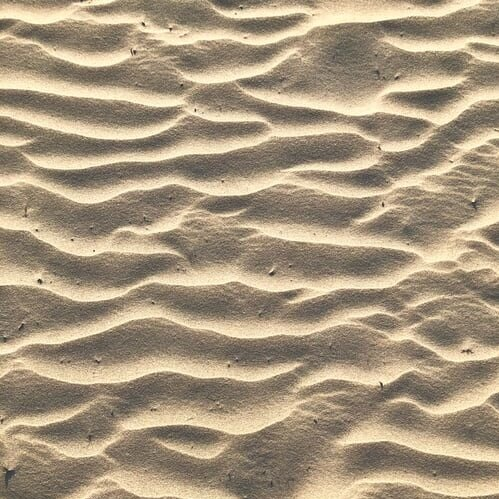
#> input picture data/sand.jpg, 499 x 499 px
$ python main.py
#> lines starting #> are read from the running program, lines starting #| are printed output that depends on the picture; after the words box and inside, x2 and y2 are one past the last pixel; in counts of white or black regions, pixels touching at a corner belong together
### src/image_util.py
import numpy as np
import cv2 as cv
import os


def load_damaged_image(damage_rect, image_name):
#> called with damage_rect = (300, 185, 108, 108), image_name = '../data/sand.jpg'
    image = cv.imread(image_name)
#> image is the input picture: shape (499, 499, 3); mean B, G, R 126.3, 150.9, 167.2
    mask = np.zeros_like(image)
    original = extract_rectangle(image, damage_rect)
    cv.rectangle(mask, (damage_rect[0], damage_rect[1]),
                 (damage_rect[0] + damage_rect[2], damage_rect[1] + damage_rect[3]), (255, 255, 255), -1)
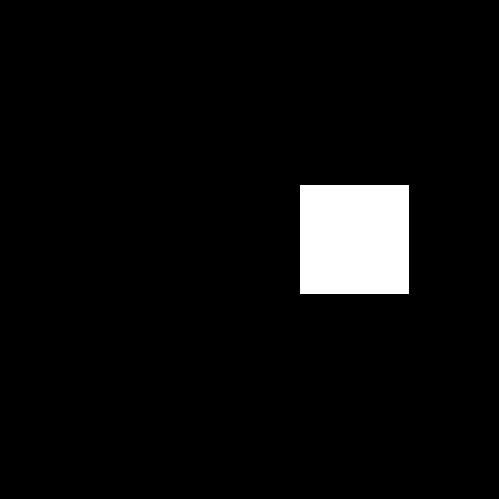
#> mask: shape (499, 499, 3); 4.8% white; 1 white region, box (x1, y1, x2, y2) and area: (300, 185, 409, 294) 11881
    image[damage_rect[1]:damage_rect[1] + damage_rect[3], damage_rect[0]:damage_rect[0] + damage_rect[2]] = 0
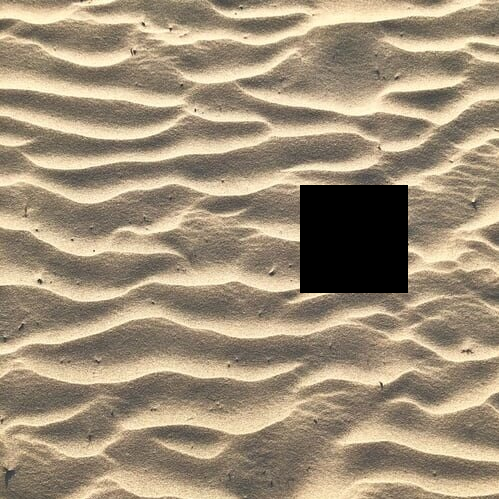
#> image: shape (499, 499, 3); 4.68% of pixels changed, all inside (x1, y1, x2, y2) = (300, 185, 408, 293)
#> in test, `damaged_image, mask, original = load_damaged_image(damage_rect, image_..`: original: shape (108, 108, 3); every value is 0
    return image, mask, original


def load_image(image_name):
    return cv.imread(image_name)


# [4 lines left out: function save_image, not called in this run]


def extract_rectangle(image, rect):
    x, y, height, width = rect
    return image[y:y + height, x:x + width]

### src/restore.py
from src.image_util import extract_rectangle
import cv2 as cv
import matlab.engine
import numpy as np


def transfer_restore(damaged_image, mask, mask_rect, name="", save_initial=False, patch_width=8.0, alpha=0.43, iterations=1.0, texture_radius=20, inpaint_radius=3, inpaint_algorithm=cv.INPAINT_NS):
    x, y, width, height = mask_rect
    restored_image = pde_inpaint(damaged_image, cv.cvtColor(mask, cv.COLOR_BGR2GRAY), inpaint_radius, inpaint_algorithm)
    if save_initial:
        cv.imwrite(f"../data/results/{name}-pde-tr{texture_radius}-alg{inpaint_algorithm == cv.INPAINT_NS}.jpg", restored_image)
    initial_patch = create_input_patch(mask, restored_image, int(patch_width))
    source_texture = create_texture_patch(mask, restored_image, texture_radius)
    texture_patch = texture_transfer(source_texture, initial_patch, patch_width, alpha, iterations)
    extract_middle(texture_patch, restored_image[y:y+height, x:x+width])
    return restored_image


# [6 lines left out: function synthesis_restore, not called in this run]

def pde_inpaint(image, mask, radius=3, algorithm=cv.INPAINT_NS):
#> called with radius = 10, algorithm = 0
    return cv.inpaint(image, mask, inpaintRadius=radius, flags=algorithm)
#> returned value: shape (499, 499, 3)


def texture_transfer(input_texture, target_image, width, alpha, iterations):
    eng = matlab.engine.start_matlab()
    path = "./transfer_script"
    eng.addpath(path, nargout=0)
    input_texture = np.ascontiguousarray(input_texture)
    target_image = np.ascontiguousarray(target_image)
    result = eng.transfer(input_texture.astype(float) / 255.0, target_image.astype(float) / 255.0, width, alpha, iterations, nargout=1)
    eng.quit()
    return np.array(result) * 255


# [8 lines left out: function texture_synthesis, not called in this run]

def create_texture_patch(mask, image, radius):
    new_mask, mask_rect = square_border(mask, radius)
    new_image = cv.bitwise_and(new_mask, image)
    return extract_rectangle(new_image, mask_rect)


def create_input_patch(mask, image, radius):
    new_mask, mask_rect = square_border(mask, radius)
    return extract_rectangle(image, mask_rect)


def square_border(mask, radius):
#> called with radius = 12
    nonzero_pixels = np.column_stack(np.where(mask > 0))
    min_coords = np.min(nonzero_pixels, axis=0)
#> min_coords = [185, 300, 0]
    max_coords = np.max(nonzero_pixels, axis=0)
#> max_coords = [293, 408, 2]
    min_x, min_y = min_coords[1], min_coords[0]
#> min_x = 300; min_y = 185
    max_x, max_y = max_coords[1], max_coords[0]
#> max_x = 408; max_y = 293
    new_min_x = max(0, min_x - radius)
#> new_min_x = 288
    new_min_y = max(0, min_y - radius)
#> new_min_y = 173
    new_max_x = min(mask.shape[1] - 1, max_x + radius)
#> new_max_x = 420
    new_max_y = min(mask.shape[0] - 1, max_y + radius)
#> new_max_y = 305
    final = np.zeros_like(mask)
    cv.rectangle(final, (new_min_x, new_min_y), (new_max_x, new_max_y), (255, 255, 255), thickness=cv.FILLED)
#> final: shape (499, 499, 3); 7.1% white; 1 white region, box (x1, y1, x2, y2) and area: (288, 173, 421, 306) 17689
    cv.rectangle(final, (min_x, min_y), (max_x, max_y), (0, 0, 0), thickness=cv.FILLED)
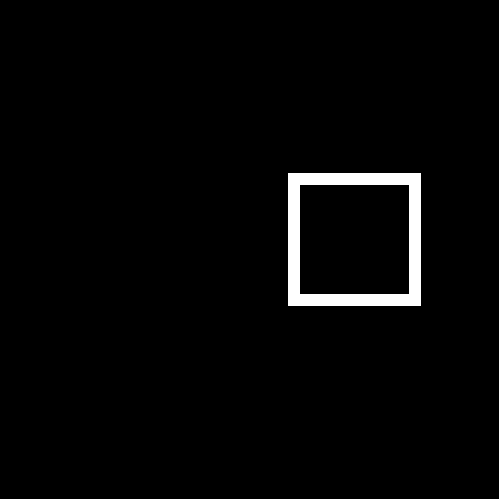
#> final: shape (499, 499, 3); 2.3% white; 1 white region, box (x1, y1, x2, y2) and area: (288, 173, 421, 306) 5808
    return final, (new_min_x, new_min_y, new_max_x - new_min_x, new_max_y - new_min_y)


# [7 lines left out: function extract_middle, not called in this run]

### src/main.py
import cv2 as cv
from matplotlib import pyplot as plt

from src.image_util import load_damaged_image, extract_rectangle
from src.restore import transfer_restore, synthesis_restore
import numpy as np


def test(damage_rect, image_name, name,
         patch_width=8.0,
         alpha=0.43,
         iterations=1.0,
         texture_radius=20,
         inpainting_radius=3,
         algorithm=cv.INPAINT_NS,
         synth_rect=None):
    damaged_image, mask, original = load_damaged_image(damage_rect, image_name)
    cv.imwrite(f"../data/results/{name}-damaged.jpg", damaged_image)
    restored_image = transfer_restore(damaged_image, mask, damage_rect, name, True, patch_width, alpha, iterations,
                                      texture_radius, inpainting_radius, algorithm)
#> in create_input_patch, `new_mask, mask_rect = square_border(mask, radius)`: mask_rect = (288, 173, 132, 132)
#> call 2 of extract_rectangle, with rect = (288, 173, 132, 132)
#> in extract_rectangle (call 2), `x, y, height, width = rect`: x = 288; y = 173; height = 132
#> in extract_rectangle (call 2), `return image[y:y + height, x:x + width]`:
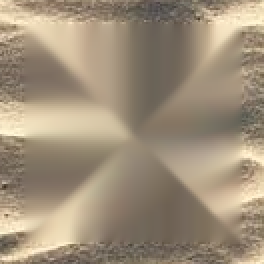
#> returned value: shape (132, 132, 3) (shown 2 times larger); mean of channels 0, 1, 2 122.1, 143.7, 159.3; drawn as B, G, R
#> call 2 of square_border, with radius = 20
#> in square_border (call 2), `new_min_x = max(0, min_x - radius)`: new_min_x = 280
#> in square_border (call 2), `new_min_y = max(0, min_y - radius)`: new_min_y = 165
#> in square_border (call 2), `new_max_x = min(mask.shape[1] - 1, max_x + radius)`: new_max_x = 428
#> in square_border (call 2), `new_max_y = min(mask.shape[0] - 1, max_y + radius)`: new_max_y = 313
#> in square_border (call 2), `cv.rectangle(final, (new_min_x, new_min_y), (new_max_x, new_max_y), (2..`: final: shape (499, 499, 3); 8.9% white; 1 white region, box (x1, y1, x2, y2) and area: (280, 165, 429, 314) 22201
#> in square_border (call 2), `cv.rectangle(final, (min_x, min_y), (max_x, max_y), (0, 0, 0), thickne..`:
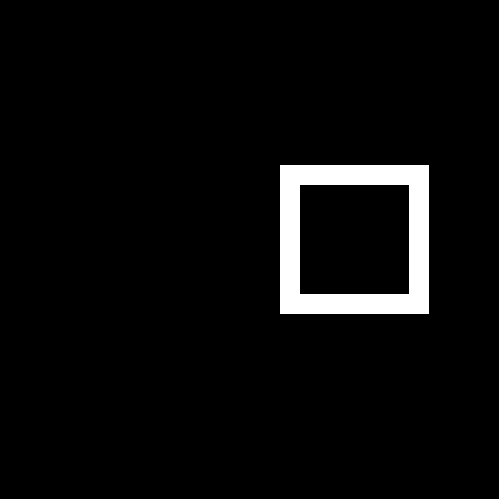
#> final: shape (499, 499, 3); 4.1% white; 1 white region, box (x1, y1, x2, y2) and area: (280, 165, 429, 314) 10320
#> in create_texture_patch, `new_mask, mask_rect = square_border(mask, radius)`: mask_rect = (280, 165, 148, 148)
#> in create_texture_patch, `new_image = cv.bitwise_and(new_mask, image)`:
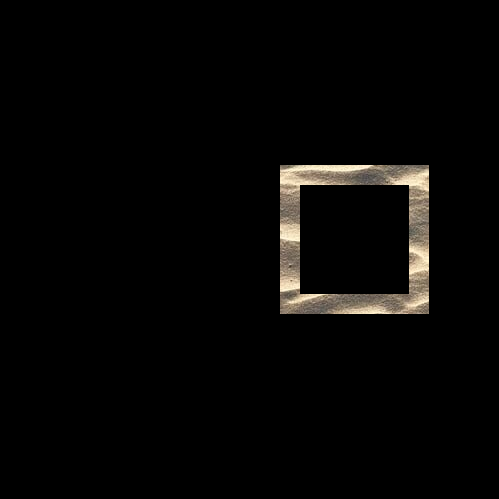
#> new_image: shape (499, 499, 3); mean of channels 0, 1, 2 5.3, 6.2, 6.9; drawn as B, G, R
#> call 3 of extract_rectangle, with rect = (280, 165, 148, 148)
#> in extract_rectangle (call 3), `x, y, height, width = rect`: x = 280; y = 165; height = 148
#> in extract_rectangle (call 3), `return image[y:y + height, x:x + width]`:
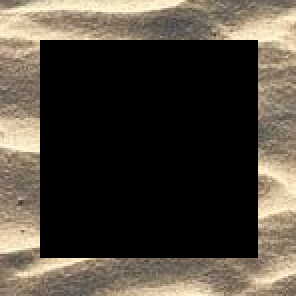
#> returned value: shape (148, 148, 3) (shown 2 times larger); mean of channels 0, 1, 2 58.1, 68.5, 75.9; drawn as B, G, R
    if synth_rect is not None:
        synth_image = synthesis_restore(damaged_image, damage_rect, synth_rect, patch_width)
        cv.imwrite(f"../data/results/{name}-synthesis.jpg", synth_image)
    path = f"../data/results/{name}-w{patch_width}-al{alpha}-iter{iterations}-tr{texture_radius}-ir{inpainting_radius}-alg{algorithm == cv.INPAINT_NS}.jpg"
    cv.imwrite(path, restored_image)
    return calculate_error(extract_rectangle(cv.imread(image_name), damage_rect),
                           extract_rectangle(restored_image, damage_rect))


def calculate_error(original, new):
    original = original.flatten()
    new = new.flatten()
    mse = np.sum((original - new) ** 2) / float(original.size)
    return mse


def compare_width_error(damage_rect, original_name, restored_name, params):
    widths = [1.0, 5.0, 10.0]
    for width in widths:
        params[0] = width
        error = test(damage_rect, f"../data/{original_name}.jpg", restored_name, *params)
        print(f"Error for width {width}: {error}")


def compare_radius_error(damage_rect, original_name, restored_name, params):
    radii = [20, 25, 30]
    for radius in radii:
        params[3] = radius
        error = test(damage_rect, f"../data/{original_name}.jpg", restored_name, *params)
        print(f"Error for radius {radius}: {error}")


if __name__ == '__main__':
    ideal_settings = [
        [10.0, 0.43, 1.0, 25, 3, cv.INPAINT_NS, (200, 350, 50, 50)],
        [8.0, 0.43, 1.0, 20, 3, cv.INPAINT_NS, (150, 160, 25, 25)],
        [5.0, 0.2, 1.0, 20, 3, cv.INPAINT_NS, (50, 150, 25, 25)],
        [12.0, 0.73, 2.0, 30, 10, cv.INPAINT_NS, (200, 100, 50, 50)]
    ]
    # compare_width_error((110, 10, 50, 50), "lion", "restored-lion",
    #                     ideal_settings[2])
    compare_radius_error((300, 185, 108, 108), "sand", "restored-sand",
                         ideal_settings[3])
#> (the call stopped at in texture_transfer, `eng = matlab.engine.start_matlab()`: matlab is not available in this run)

    # test((300, 250, 100, 100), "../data/Granite-Rock.jpg", "restored-rocks", *ideal_settings[0])

    # test((150, 120, 48, 48), "../data/leaves-cropped.jpg", "restored-leaves", *ideal_settings[1])

    # test((110, 10, 50, 50), "../data/lion.jpg", "restored-lion", *ideal_settings[2])

    test((300, 185, 108, 108), "../data/sand.jpg","restored-sand", *ideal_settings[3])
#> (the call stopped at in texture_transfer, `eng = matlab.engine.start_matlab()`: matlab is not available in this run)
